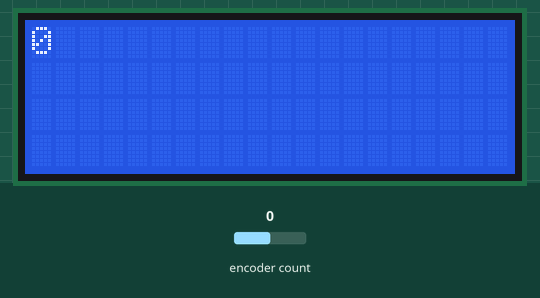
Bench run of a sketch on a simulated Arduino Uno, built with avr-gcc and run on an emulated ATmega328P. On the bench: 20×4 character LCD. The test bench sets the inputs (shaded band); at power-on: encoder count 0.

Above: at 1.2 s.
1.3 s: encoder count set to 1
At 2.5 s:
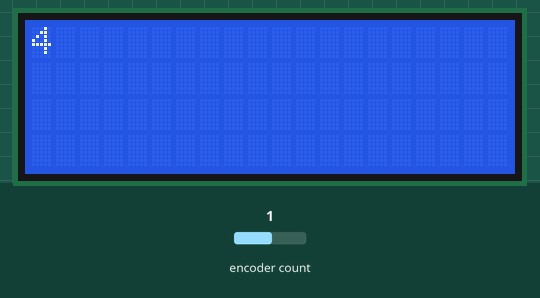
2.8 s: encoder count set to 2
At 3.3 s:
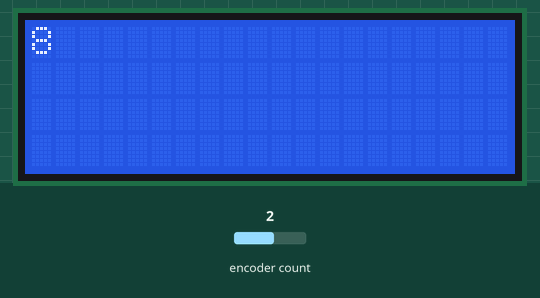
4.3 s: encoder count set to 3
At 4.6 s:
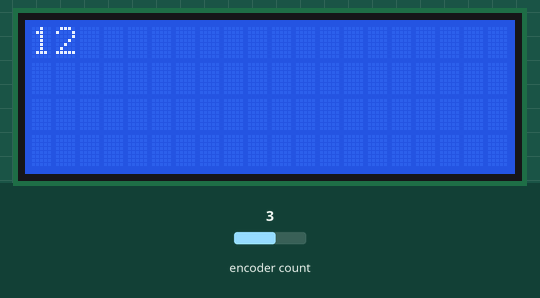
Timing chart, 0 to 7.3 s (numbered marks = the images above; inputs shaded):
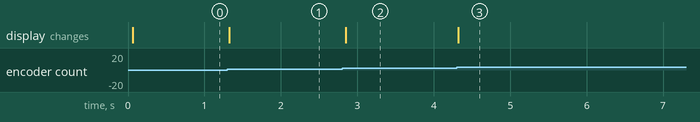

Measured:
- after the input at 1.3 s, the display: changes at once (image 1)
- after the input at 2.8 s, the display: changes after 0.05 s (image 2)
- after the input at 4.3 s, the display: changes at once (image 3)

The sketch:

rotarytest.ino
```cpp
#include <Encoder.h>
#include <LiquidCrystal.h>

Encoder myEnc(2, 3);
const int rs = 12, en = 11, d4 = 4, d5 = 5, d6 = 6, d7 = 7;
LiquidCrystal lcd(rs, en, d4, d5, d6, d7);

void setup() {
  lcd.begin(20, 4);
  lcd.display();
}

long position  = -999;

void loop() {
  long newPos = myEnc.read();
  lcd.clear();
  lcd.print(String(newPos));

  if (newPos != position) {
    position = newPos;
  }

  delay(50);
}
```
